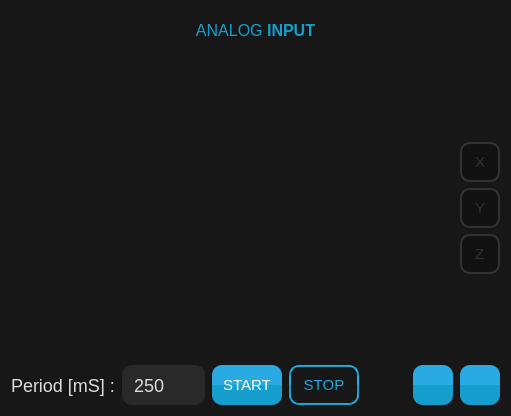
           <widget class="QFrame" name="frame_10">
            <property name="styleSheet">
             <string notr="true">
	background-color: rgb(23,23,23);
	border-radius: 20px;

</string>
            </property>
            <property name="frameShape">
             <enum>QFrame::StyledPanel</enum>
            </property>
            <property name="frameShadow">
             <enum>QFrame::Raised</enum>
            </property>
            <layout class="QVBoxLayout" name="verticalLayout_8">
             <property name="spacing">
              <number>7</number>
             </property>
             <property name="leftMargin">
              <number>11</number>
             </property>
             <property name="rightMargin">
              <number>11</number>
             </property>
             <property name="bottomMargin">
              <number>11</number>
             </property>
             <item>
              <widget class="QFrame" name="frame_19">
               <property name="minimumSize">
                <size>
                 <width>0</width>
                 <height>40</height>
                </size>
               </property>
               <property name="maximumSize">
                <size>
                 <width>16777215</width>
                 <height>40</height>
                </size>
               </property>
               <property name="frameShape">
                <enum>QFrame::StyledPanel</enum>
               </property>
               <property name="frameShadow">
                <enum>QFrame::Raised</enum>
               </property>
               <layout class="QHBoxLayout" name="horizontalLayout_5">
                <property name="spacing">
                 <number>0</number>
                </property>
                <property name="leftMargin">
                 <number>0</number>
                </property>
                <property name="topMargin">
                 <number>0</number>
                </property>
                <property name="rightMargin">
                 <number>0</number>
                </property>
                <property name="bottomMargin">
                 <number>0</number>
                </property>
                <item>
                 <widget class="QLabel" name="label_Titulo_Hoja_2">
                  <property name="font">
                   <font>
                    <family>Nirmala UI</family>
                    <weight>50</weight>
                    <italic>false</italic>
                    <bold>false</bold>
                   </font>
                  </property>
                  <property name="styleSheet">
                   <string notr="true">QLabel{
	color:  rgb(22,158,206) ;
}</string>
                  </property>
                  <property name="text">
                   <string>&lt;html&gt;&lt;head/&gt;&lt;body&gt;&lt;p&gt;&lt;span style=&quot; font-size:12pt;&quot;&gt;ANALOG &lt;/span&gt;&lt;span style=&quot; font-size:12pt; font-weight:600;&quot;&gt;INPUT&lt;/span&gt;&lt;/p&gt;&lt;/body&gt;&lt;/html&gt;</string>
                  </property>
                  <property name="alignment">
                   <set>Qt::AlignCenter</set>
                  </property>
                 </widget>
                </item>
               </layout>
              </widget>
             </item>
             <item>
              <widget class="QFrame" name="frame_20">
               <property name="minimumSize">
                <size>
                 <width>0</width>
                 <height>300</height>
                </size>
               </property>
               <property name="frameShape">
                <enum>QFrame::StyledPanel</enum>
               </property>
               <property name="frameShadow">
                <enum>QFrame::Raised</enum>
               </property>
               <layout class="QHBoxLayout" name="horizontalLayout_14">
                <property name="spacing">
                 <number>0</number>
                </property>
                <property name="leftMargin">
                 <number>0</number>
                </property>
                <property name="topMargin">
                 <number>0</number>
                </property>
                <property name="rightMargin">
                 <number>0</number>
                </property>
                <property name="bottomMargin">
                 <number>0</number>
                </property>
                <item>
                 <widget class="QFrame" name="frame_6">
                  <property name="frameShape">
                   <enum>QFrame::StyledPanel</enum>
                  </property>
                  <property name="frameShadow">
                   <enum>QFrame::Raised</enum>
                  </property>
                  <layout class="QHBoxLayout" name="horizontalLayout_16">
                   <property name="spacing">
                    <number>0</number>
                   </property>
                   <property name="leftMargin">
                    <number>0</number>
                   </property>
                   <property name="topMargin">
                    <number>0</number>
                   </property>
                   <property name="rightMargin">
                    <number>0</number>
                   </property>
                   <property name="bottomMargin">
                    <number>0</number>
                   </property>
                   <item>
                    <widget class="QFrame" name="frame_24">
                     <property name="frameShape">
                      <enum>QFrame::StyledPanel</enum>
                     </property>
                     <property name="frameShadow">
                      <enum>QFrame::Raised</enum>
                     </property>
                     <layout class="QVBoxLayout" name="verticalLayout_2">
                      <property name="spacing">
                       <number>0</number>
                      </property>
                      <property name="leftMargin">
                       <number>0</number>
                      </property>
                      <property name="topMargin">
                       <number>0</number>
                      </property>
                      <property name="rightMargin">
                       <number>7</number>
                      </property>
                      <property name="bottomMargin">
                       <number>0</number>
                      </property>
                      <item>
                       <layout class="QVBoxLayout" name="graph_Layout">
                        <property name="sizeConstraint">
                         <enum>QLayout::SetMaximumSize</enum>
                        </property>
                        <property name="leftMargin">
                         <number>10</number>
                        </property>
                        <property name="topMargin">
                         <number>0</number>
                        </property>
                        <property name="rightMargin">
                         <number>10</number>
                        </property>
                        <property name="bottomMargin">
                         <number>10</number>
                        </property>
                       </layout>
                      </item>
                     </layout>
                    </widget>
                   </item>
                   <item>
                    <widget class="QFrame" name="frame_23">
                     <property name="minimumSize">
                      <size>
                       <width>40</width>
                       <height>0</height>
                      </size>
                     </property>
                     <property name="maximumSize">
                      <size>
                       <width>40</width>
                       <height>16777215</height>
                      </size>
                     </property>
                     <property name="styleSheet">
                      <string notr="true">QCheckBox{
	font-size: 15px;
	border-radius: 10px;
	padding-left: 7px;
	background-color: rgb(18, 18, 18);
}

QCheckBox::indicator::unchecked {
	border:none;
	width: 0px;
}

QCheckBox::indicator::checked {
	border:none;
	width: 0px;
}

QCheckBox::unchecked{
	border: 2px solid rgb(50,50,50);
	color: rgb(50,50,50);
}

QCheckBox::checked{
	color:  white;
	background-color: qlineargradient(spread:pad, x1:1, y1:0, x2:1, y2:1, stop:0.507463 rgba(41, 170, 227, 255), stop:0.512438 rgba(22, 158, 206, 255));
	border: 2px solid transparent;
}</string>
                     </property>
                     <property name="frameShape">
                      <enum>QFrame::StyledPanel</enum>
                     </property>
                     <property name="frameShadow">
                      <enum>QFrame::Raised</enum>
                     </property>
                     <layout class="QVBoxLayout" name="verticalLayout_5">
                      <property name="leftMargin">
                       <number>0</number>
                      </property>
                      <property name="topMargin">
                       <number>0</number>
                      </property>
                      <property name="rightMargin">
                       <number>0</number>
                      </property>
                      <property name="bottomMargin">
                       <number>0</number>
                      </property>
                      <item>
                       <spacer name="verticalSpacer_3">
                        <property name="orientation">
                         <enum>Qt::Vertical</enum>
                        </property>
                        <property name="sizeHint" stdset="0">
                         <size>
                          <width>20</width>
                          <height>73</height>
                         </size>
                        </property>
                       </spacer>
                      </item>
                      <item>
                       <widget class="QCheckBox" name="checkBox_AccX">
                        <property name="minimumSize">
                         <size>
                          <width>40</width>
                          <height>40</height>
                         </size>
                        </property>
                        <property name="text">
                         <string>X</string>
                        </property>
                       </widget>
                      </item>
                      <item>
                       <widget class="QCheckBox" name="checkBox_AccY">
                        <property name="minimumSize">
                         <size>
                          <width>40</width>
                          <height>40</height>
                         </size>
                        </property>
                        <property name="text">
                         <string>Y</string>
                        </property>
                       </widget>
                      </item>
                      <item>
                       <widget class="QCheckBox" name="checkBox_AccZ">
                        <property name="minimumSize">
                         <size>
                          <width>40</width>
                          <height>40</height>
                         </size>
                        </property>
                        <property name="text">
                         <string>Z</string>
                        </property>
                       </widget>
                      </item>
                      <item>
                       <spacer name="verticalSpacer_2">
                        <property name="orientation">
                         <enum>Qt::Vertical</enum>
                        </property>
                        <property name="sizeHint" stdset="0">
                         <size>
                          <width>20</width>
                          <height>73</height>
                         </size>
                        </property>
                       </spacer>
                      </item>
                     </layout>
                    </widget>
                   </item>
                  </layout>
                 </widget>
                </item>
               </layout>
              </widget>
             </item>
             <item>
              <widget class="QFrame" name="frame_3">
               <property name="minimumSize">
                <size>
                 <width>0</width>
                 <height>40</height>
                </size>
               </property>
               <property name="maximumSize">
                <size>
                 <width>16777215</width>
                 <height>40</height>
                </size>
               </property>
               <property name="frameShape">
                <enum>QFrame::StyledPanel</enum>
               </property>
               <property name="frameShadow">
                <enum>QFrame::Raised</enum>
               </property>
               <layout class="QHBoxLayout" name="horizontalLayout_9">
                <property name="spacing">
                 <number>7</number>
                </property>
                <property name="leftMargin">
                 <number>0</number>
                </property>
                <property name="topMargin">
                 <number>0</number>
                </property>
                <property name="rightMargin">
                 <number>0</number>
                </property>
                <property name="bottomMargin">
                 <number>0</number>
                </property>
                <item>
                 <widget class="QLabel" name="label">
                  <property name="styleSheet">
                   <string notr="true">QLabel {
	font: 18px;
	color:#DCDCDC;
}</string>
                  </property>
                  <property name="text">
                   <string>Period [mS] :</string>
                  </property>
                 </widget>
                </item>
                <item>
                 <widget class="QSpinBox" name="spinBox_period">
                  <property name="minimumSize">
                   <size>
                    <width>80</width>
                    <height>40</height>
                   </size>
                  </property>
                  <property name="styleSheet">
                   <string notr="true">QSpinBox{
	background-color: rgba(255,255,255,20);
	border: none;
	border-radius: 10px;
	color: #DCDCDC;
	font-family: Nirmala UI;
	font: 18px;
	padding: 10px;
}

QSpinBox::down-arrow {
	
	image: url(:/icons/icons/icons8-clasificar-abajo-15.png);
}

QSpinBox::up-arrow {
	
	image: url(:/icons/icons/icons8-clasificar-arriba-15.png);
}

QSpinBox::up-button { 
	border: none;
}

QSpinBox::down-button { 
	border: none;
}</string>
                  </property>
                  <property name="minimum">
                   <number>250</number>
                  </property>
                  <property name="maximum">
                   <number>9999</number>
                  </property>
                  <property name="singleStep">
                   <number>10</number>
                  </property>
                 </widget>
                </item>
                <item>
                 <widget class="QPushButton" name="pushButton_start">
                  <property name="minimumSize">
                   <size>
                    <width>70</width>
                    <height>40</height>
                   </size>
                  </property>
                  <property name="cursor">
                   <cursorShape>PointingHandCursor</cursorShape>
                  </property>
                  <property name="styleSheet">
                   <string notr="true">QPushButton{
	border-radius: 10px;
	color: rgb(34,36,44);
	border: none;
	font: 15px;
	color: white;
	background-color: qlineargradient(spread:pad, x1:1, y1:0, x2:1, y2:1, stop:0.507463 rgba(41, 170, 227, 255), stop:0.512438 rgba(22, 158, 206, 255));
}

QPushButton::hover{
	background-color: qlineargradient(spread:pad, x1:1, y1:0, x2:1, y2:1, stop:0.507463 rgba(41, 170, 227, 230), stop:0.512438 rgba(22, 158, 206, 230));
}</string>
                  </property>
                  <property name="text">
                   <string>START</string>
                  </property>
                 </widget>
                </item>
                <item>
                 <widget class="QPushButton" name="pushButton_stop">
                  <property name="minimumSize">
                   <size>
                    <width>70</width>
                    <height>40</height>
                   </size>
                  </property>
                  <property name="cursor">
                   <cursorShape>PointingHandCursor</cursorShape>
                  </property>
                  <property name="styleSheet">
                   <string notr="true">QPushButton{
	border-radius: 10px;
	border: 2px solid qlineargradient(spread:pad, x1:1, y1:0, x2:1, y2:1, stop:0.507463 rgba(41, 170, 227, 255), stop:0.512438 rgba(22, 158, 206, 255));
	font: 15px;
	color: qlineargradient(spread:pad, x1:1, y1:0, x2:1, y2:1, stop:0.507463 rgba(41, 170, 227, 255), stop:0.512438 rgba(22, 158, 206, 255));
background-color: transparent;
}

QPushButton::hover{
	background-color: qlineargradient(spread:pad, x1:1, y1:0, x2:1, y2:1, stop:0.507463 rgba(41, 170, 227, 255), stop:0.512438 rgba(22, 158, 206, 255));
	color: white;
border: none;
}</string>
                  </property>
                  <property name="text">
                   <string>STOP</string>
                  </property>
                 </widget>
                </item>
                <item>
                 <widget class="QFrame" name="frame_5">
                  <property name="minimumSize">
                   <size>
                    <width>0</width>
                    <height>0</height>
                   </size>
                  </property>
                  <property name="styleSheet">
                   <string notr="true">QCheckBox{
	font-size: 15px;
	border-radius: 10px;
	padding-left: 7px;
}

QCheckBox::indicator::unchecked {
	border:none;
	width: 0px;
}

QCheckBox::indicator::checked {
	border:none;
	width: 0px;
}

QCheckBox::unchecked{
	border: 2px solid rgb(80,80,80);
	color: rgb(80,80,80);
}

QCheckBox::checked{
	color:  white;
	background-color: qlineargradient(spread:pad, x1:1, y1:0, x2:1, y2:1, stop:0.507463 rgba(41, 170, 227, 255), stop:0.512438 rgba(22, 158, 206, 255));
	border: 2px solid transparent;
}</string>
                  </property>
                  <property name="frameShape">
                   <enum>QFrame::StyledPanel</enum>
                  </property>
                  <property name="frameShadow">
                   <enum>QFrame::Raised</enum>
                  </property>
                  <layout class="QHBoxLayout" name="horizontalLayout_15">
                   <property name="spacing">
                    <number>10</number>
                   </property>
                   <property name="leftMargin">
                    <number>0</number>
                   </property>
                   <property name="topMargin">
                    <number>0</number>
                   </property>
                   <property name="rightMargin">
                    <number>0</number>
                   </property>
                   <property name="bottomMargin">
                    <number>0</number>
                   </property>
                  </layout>
                 </widget>
                </item>
                <item>
                 <spacer name="horizontalSpacer_13">
                  <property name="orientation">
                   <enum>Qt::Horizontal</enum>
                  </property>
                  <property name="sizeType">
                   <enum>QSizePolicy::Expanding</enum>
                  </property>
                  <property name="sizeHint" stdset="0">
                   <size>
                    <width>40</width>
                    <height>20</height>
                   </size>
                  </property>
                 </spacer>
                </item>
                <item>
                 <widget class="QPushButton" name="pushButton_save">
                  <property name="minimumSize">
                   <size>
                    <width>40</width>
                    <height>40</height>
                   </size>
                  </property>
                  <property name="maximumSize">
                   <size>
                    <width>40</width>
                    <height>40</height>
                   </size>
                  </property>
                  <property name="styleSheet">
                   <string notr="true">QPushButton{
	border-radius: 10px;
	color: rgb(34,36,44);
	border: none;
	font: 15px;
	color: white;
	background-color: qlineargradient(spread:pad, x1:1, y1:0, x2:1, y2:1, stop:0.507463 rgba(41, 170, 227, 255), stop:0.512438 rgba(22, 158, 206, 255));
	
	image: url(:/icons/icons/icons8-gallery-25.png);
}

QPushButton::hover{
	background-color: qlineargradient(spread:pad, x1:1, y1:0, x2:1, y2:1, stop:0.507463 rgba(41, 170, 227, 230), stop:0.512438 rgba(22, 158, 206, 230));
}</string>
                  </property>
                  <property name="text">
                   <string/>
                  </property>
                 </widget>
                </item>
                <item>
                 <widget class="QPushButton" name="pushButton_clean">
                  <property name="minimumSize">
                   <size>
                    <width>40</width>
                    <height>40</height>
                   </size>
                  </property>
                  <property name="cursor">
                   <cursorShape>PointingHandCursor</cursorShape>
                  </property>
                  <property name="styleSheet">
                   <string notr="true">QPushButton{
	border-radius: 10px;
	color: rgb(34,36,44);
	border: none;
	font: 15px;
	color: white;
	background-color: qlineargradient(spread:pad, x1:1, y1:0, x2:1, y2:1, stop:0.507463 rgba(41, 170, 227, 255), stop:0.512438 rgba(22, 158, 206, 255));
	
	image: url(:/icons/icons/icons8-escoba-25.png);
}

QPushButton::hover{
	background-color: qlineargradient(spread:pad, x1:1, y1:0, x2:1, y2:1, stop:0.507463 rgba(41, 170, 227, 230), stop:0.512438 rgba(22, 158, 206, 230));
}</string>
                  </property>
                  <property name="text">
                   <string/>
                  </property>
                 </widget>
                </item>
               </layout>
              </widget>
             </item>
            </layout>
           </widget>
